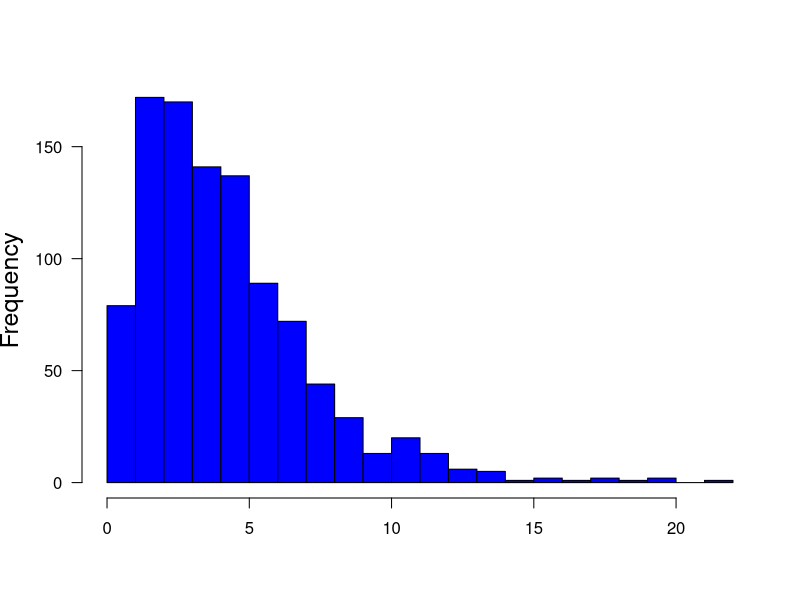

Recreate this plot in R. (Note: this script raises an error after producing the figure.)
print('file: SolutionPointEstVarVarNormal.R')
#   Estimate uncertainty of sigma^2 from random sample of normal distribution
#     variance sigma^2 = 4 EXERCISE (2/2016)
set.seed(1953)
M = 1000   # number of Monte-Carlo runs
n = 5      # sample size
varest = numeric(M)
for (m in 1:M) varest[m]=var(rnorm(n,mean=0,sd=2))
# png('MCvarNormalExercise160227.png',width=16,height=16,units='cm',res=300)
hist(varest,30,col='blue',xlab=NA,main='',las=1,cex.lab=1.5)
title(xlab=TeX('$\\hat{\\sigma^2}_a = \\frac{1}{n-1} \\sum_j (x_j - \\hat{\\mu})^2$'),line=4.3,cex.lab=1.5)
meanvarest = mean(varest); print(c('meanvarest = ',meanvarest))  # (expected: close to sigma^2 = 4)
varvarest = var(varest); print(c('varvarest = ',varvarest))     # (no expectation)
sdvarest = sd(varest); print(c('sdvarest = ',sdvarest))        # 2.989269
print(c('varEst2/varEst1 = ',varvarest/0.5584831))  # 16.0000012818457
meanvarestr = round(meanvarest,3); varvarestr = round(varvarest,3); sdvarestr = round(sdvarest,3)
xt = 12
text(xt,150,bquote(~mean(hat(sigma^2)[a]) == .(meanvarestr)),col='blue',cex=1.5)
text(xt,120,bquote(~var(hat(sigma^2)[a]) == .(varvarestr)),col='blue',cex=1.5)
text(xt,90,bquote(~sd(hat(sigma^2)[a]) == .(sdvarestr)),col='blue',cex=1.5)
abline(v=4,col='black',lty=1)
abline(v=meanvarest,col='blue',lty=4)
# dev.off()